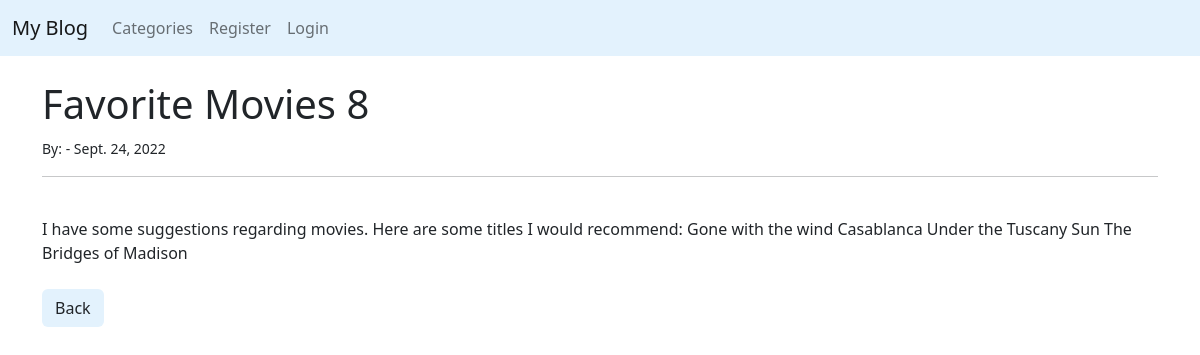
/article/27, run on the app's committed database.
### myblog/models.py (models this page shows, shortened)
class Post(models.Model):
  title = models.CharField(max_length=255)
  title_tag = models.CharField(max_length=255)
  author = models.ForeignKey(User, on_delete=models.CASCADE)
  body = models.TextField()
  post_date = models.DateField(auto_now_add=True)
  category = models.CharField(max_length=255, default='coding')

### myblog/views.py (the view)
# urls.py: path('article/<int:pk>', ArticleDetailView.as_view(), name='article-detail'),
class ArticleDetailView(DetailView):
  model = Post
  template_name = "article_details.html"
  def get_context_data(self, *arg, **kwargs):
    cat_menu = Category.objects.all()
    context = super(ArticleDetailView, self).get_context_data(*arg, **kwargs)
    context["cat_menu"] = cat_menu
    return context

### myblog/templates/article_details.html (shortened to what this page needs)
{%extends 'base.html'%} {%block content%}
<h1>{{ post.title }} {{ post.author.id }}</h1>
<small>
  By: {{ post.author.first_name }} {{ post.author.last_name }} -
  {{post.post_date }} </small
><br />
<hr />
<br />
{{ post.body | safe }}
<br />
<br />
<a href="{% url 'home' %}" class="btn" style="background-color: #e3f2fd"
  >Back</a
>
 {%endblock%}

### data on the page
Post: title "Favorite Movies", author.id "8", post_date "Sept. 24, 2022", body "I have some suggestions regarding movies. Here are some titles I would recommend: Gone with the wind Casablanca Under the Tuscany Sun The Bridges of Madison"
